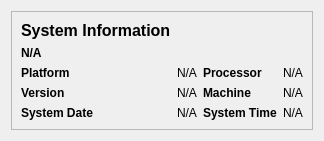
            <widget class="QWidget" name="system_information">
             <layout class="QVBoxLayout" name="verticalLayout_5">
              <item alignment="Qt::AlignTop">
               <widget class="QFrame" name="frame_2">
                <property name="frameShape">
                 <enum>QFrame::StyledPanel</enum>
                </property>
                <property name="frameShadow">
                 <enum>QFrame::Raised</enum>
                </property>
                <layout class="QGridLayout" name="gridLayout_5">
                 <item row="4" column="2">
                  <widget class="QLabel" name="label_37">
                   <property name="font">
                    <font>
                     <bold>true</bold>
                    </font>
                   </property>
                   <property name="text">
                    <string>System Time</string>
                   </property>
                  </widget>
                 </item>
                 <item row="3" column="2">
                  <widget class="QLabel" name="label_36">
                   <property name="font">
                    <font>
                     <bold>true</bold>
                    </font>
                   </property>
                   <property name="text">
                    <string>Machine</string>
                   </property>
                  </widget>
                 </item>
                 <item row="2" column="2">
                  <widget class="QLabel" name="label_35">
                   <property name="font">
                    <font>
                     <bold>true</bold>
                    </font>
                   </property>
                   <property name="text">
                    <string>Processor</string>
                   </property>
                  </widget>
                 </item>
                 <item row="2" column="0">
                  <widget class="QLabel" name="label_29">
                   <property name="font">
                    <font>
                     <bold>true</bold>
                    </font>
                   </property>
                   <property name="text">
                    <string>Platform</string>
                   </property>
                  </widget>
                 </item>
                 <item row="0" column="0" alignment="Qt::AlignTop">
                  <widget class="QLabel" name="label_30">
                   <property name="font">
                    <font>
                     <pointsize>12</pointsize>
                     <bold>true</bold>
                    </font>
                   </property>
                   <property name="text">
                    <string>System Information</string>
                   </property>
                  </widget>
                 </item>
                 <item row="1" column="0">
                  <widget class="QLabel" name="system_system">
                   <property name="font">
                    <font>
                     <bold>true</bold>
                    </font>
                   </property>
                   <property name="text">
                    <string>N/A</string>
                   </property>
                  </widget>
                 </item>
                 <item row="3" column="0">
                  <widget class="QLabel" name="label_32">
                   <property name="font">
                    <font>
                     <bold>true</bold>
                    </font>
                   </property>
                   <property name="text">
                    <string>Version</string>
                   </property>
                  </widget>
                 </item>
                 <item row="4" column="0">
                  <widget class="QLabel" name="label_33">
                   <property name="font">
                    <font>
                     <bold>true</bold>
                    </font>
                   </property>
                   <property name="text">
                    <string>System Date</string>
                   </property>
                  </widget>
                 </item>
                 <item row="2" column="1">
                  <widget class="QLabel" name="system_platform">
                   <property name="text">
                    <string>N/A</string>
                   </property>
                  </widget>
                 </item>
                 <item row="3" column="1">
                  <widget class="QLabel" name="system_version">
                   <property name="text">
                    <string>N/A</string>
                   </property>
                  </widget>
                 </item>
                 <item row="4" column="1">
                  <widget class="QLabel" name="system_date">
                   <property name="text">
                    <string>N/A</string>
                   </property>
                  </widget>
                 </item>
                 <item row="2" column="3">
                  <widget class="QLabel" name="system_processor">
                   <property name="text">
                    <string>N/A</string>
                   </property>
                  </widget>
                 </item>
                 <item row="3" column="3">
                  <widget class="QLabel" name="system_machine">
                   <property name="text">
                    <string>N/A</string>
                   </property>
                  </widget>
                 </item>
                 <item row="4" column="3">
                  <widget class="QLabel" name="system_time">
                   <property name="font">
                    <font>
                     <bold>false</bold>
                    </font>
                   </property>
                   <property name="text">
                    <string>N/A</string>
                   </property>
                  </widget>
                 </item>
                </layout>
               </widget>
              </item>
             </layout>
            </widget>
